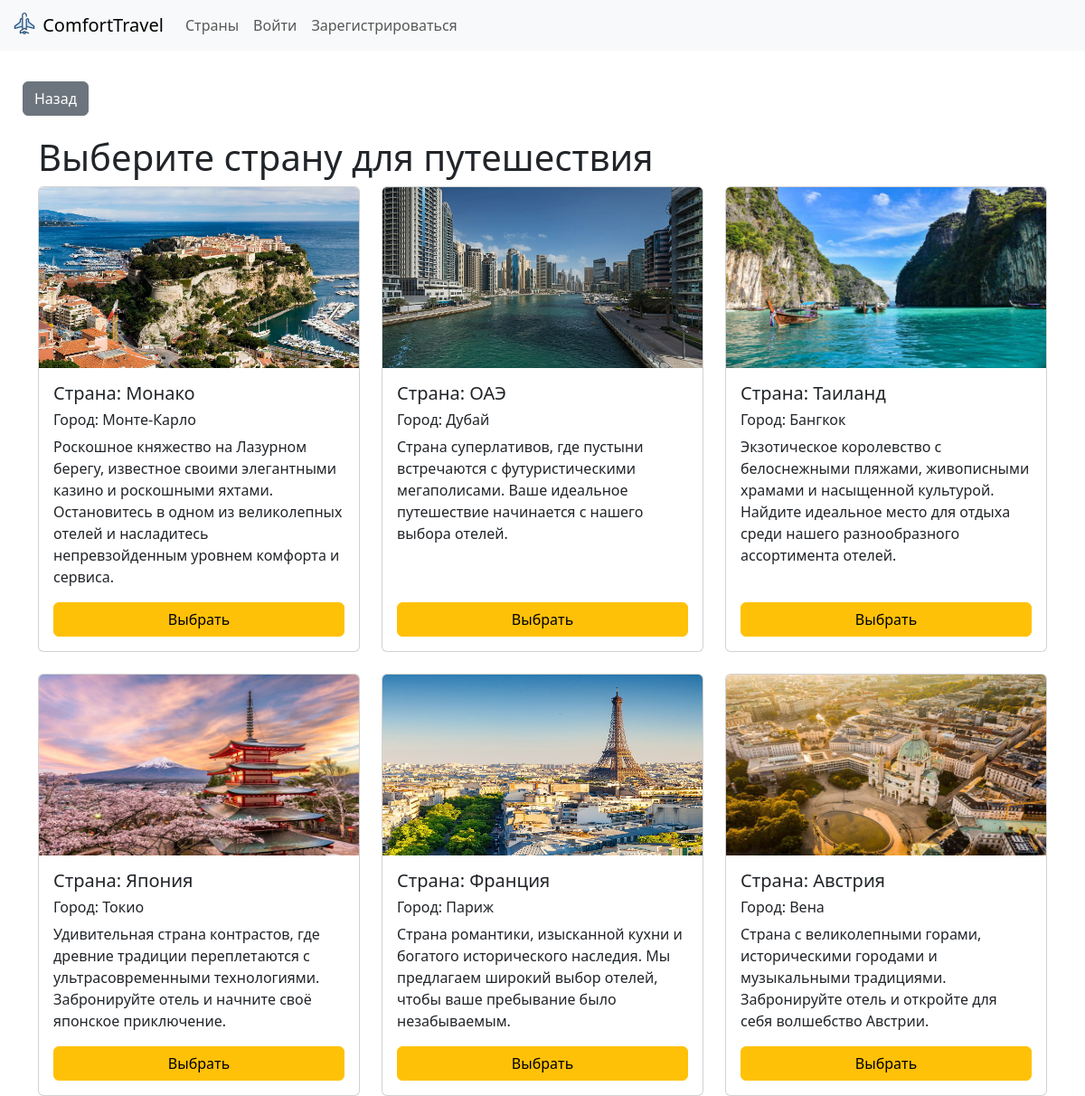
The page / on the database its author committed.
### hotel_reservations/models.py (models this page shows, shortened)
class Country(models.Model):
    country_name = models.CharField(max_length=150, verbose_name='Страна')
    country_description = models.TextField(verbose_name='Описание страны', blank=True)
    country_photo = models.ImageField(upload_to='photos/%Y/%m/%d/', verbose_name='Фото страны', blank=True, null=True)
    city_name = models.CharField(max_length=150, verbose_name='Город', default='Russia')
    class Meta:
        verbose_name = 'Страна'
        verbose_name_plural = 'Страны'

### hotel_reservations/views.py (the view)
# urls.py: path('', views.index, name='main'),
def index(request):
    countries = Country.objects.all()
    context = {
        'countries': countries,
    }
    return render(request, template_name='hotel_reservations/index.html', context=context)

### hotel_reservations/templates/hotel_reservations/index.html
{% extends 'base.html' %}
{% block content %}
<h1>Выберите страну для путешествия</h1>
<div class="row row-cols-1 row-cols-md-3 g-4">
    {% for item in countries %}
    <div class="col">
        <div class="card h-100">
            <img src="{{ item.country_photo.url }}" class="card-img-top mw-100 mh-100" alt="" width="200" height="200">
            <div class="card-body d-flex flex-column">
                <h5 class="card-title">Страна: {{ item.country_name }}</h5>
                <h6>Город: {{ item.city_name }}</h6>
                <p class="card-text">{{ item.country_description }}</p>
                <a href="{% url 'country' item.country_name %}" class="btn btn-warning mt-auto">Выбрать</a>
            </div>
        </div>
    </div>
    {% endfor %}
</div>
{% endblock %}

### rows shown on the page
Country: country_photo (picture), country_name "Монако", city_name "Монте-Карло", country_description "Роскошное княжество на Лазурном берегу, известное своими элегантными казино и роскошными яхтами. Остановитесь в одном из великолепных отелей и насладитесь непревзойденным уровнем комфорта и сервиса."
Country: country_photo (picture), country_name "ОАЭ", city_name "Дубай", country_description "Страна суперлативов, где пустыни встречаются с футуристическими мегаполисами. Ваше идеальное путешествие начинается с нашего выбора отелей."
Country: country_photo (picture), country_name "Таиланд", city_name "Бангкок", country_description "Экзотическое королевство с белоснежными пляжами, живописными храмами и насыщенной культурой. Найдите идеальное место для отдыха среди нашего разнообразного ассортимента отелей."
Country: country_photo (picture), country_name "Япония", city_name "Токио", country_description "Удивительная страна контрастов, где древние традиции переплетаются с ультрасовременными технологиями. Забронируйте отель и начните своё японское приключение."
Country: country_photo (picture), country_name "Франция", city_name "Париж", country_description "Страна романтики, изысканной кухни и богатого исторического наследия. Мы предлагаем широкий выбор отелей, чтобы ваше пребывание было незабываемым."
Country: country_photo (picture), country_name "Австрия", city_name "Вена", country_description "Страна с великолепными горами, историческими городами и музыкальными традициями. Забронируйте отель и откройте для себя волшебство Австрии."
